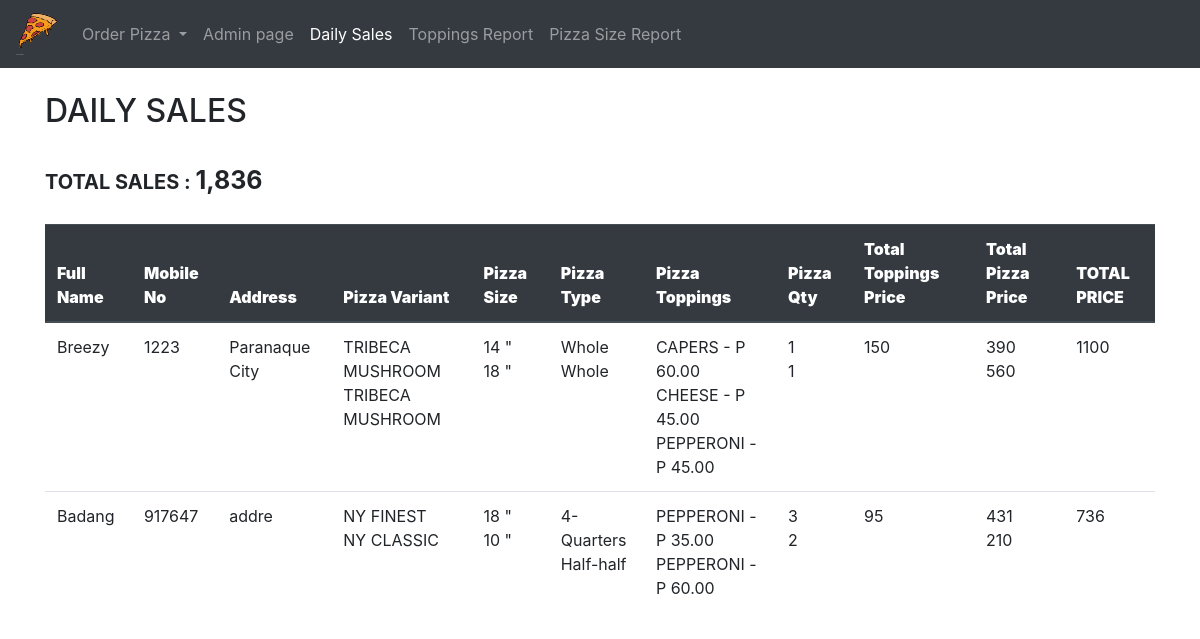
Page /dailysales.php on the committed database.
### tables this page shows
CREATE TABLE IF NOT EXISTS `pizza_order` (
  `order_id` int(11) NOT NULL,
  `order_code` varchar(255) NOT NULL,
  `order_variant` int(11) NOT NULL,
  `order_size` int(11) NOT NULL,
  `order_qty` int(11) NOT NULL,
  `order_category` int(11) NOT NULL,
  `order_price` decimal(11,0) NOT NULL,
  `order_date` datetime NOT NULL,
  `order_status` int(11) NOT NULL,
  `order_class` int(11) NOT NULL
);

CREATE TABLE IF NOT EXISTS `pizza_customer` (
  `customer_id` int(11) NOT NULL,
  `customer_name` varchar(255) NOT NULL,
  `customer_mobile` bigint(20) NOT NULL,
  `customer_address` longtext NOT NULL,
  `customer_code` varchar(255) NOT NULL
);

CREATE TABLE IF NOT EXISTS `pizza_info` (
  `info_id` int(11) NOT NULL,
  `info_name` varchar(255) NOT NULL,
  `info_class` int(11) NOT NULL
);

CREATE TABLE IF NOT EXISTS `pizza_toppings` (
  `toppings_id` int(11) NOT NULL,
  `toppings_code` varchar(255) NOT NULL,
  `toppings_variant` int(11) NOT NULL,
  `toppings_option` int(11) NOT NULL,
  `toppings_price` decimal(11,2) NOT NULL
);

### dailysales.php (the view, shortened to what this page needs)
<?php
include('db_conf.php');
?>
<!DOCTYPE html>
<html lang="en">
<head>
	<link rel="stylesheet" href="https://maxcdn.bootstrapcdn.com/bootstrap/4.3.1/css/bootstrap.min.css">
</head>
<body>
	<nav class="navbar navbar-expand-sm bg-dark navbar-dark fixed-top-2">
		<a class="navbar-brand" href="index.php"><img src="pizza.png" alt="Smiley face" height="42" width="42"></a>
		<ul class="navbar-nav">
			<li class="nav-item dropdown ">
				<a class="nav-link dropdown-toggle" href="#" id="navbardrop" data-toggle="dropdown">
					Order Pizza
				</a>
			</li>
			<li class="nav-item ">
				<a class="nav-link" href="admin.php">Admin page</a>
			</li>
			<li class="nav-item active">
				<a class="nav-link" href="dailysales.php">Daily Sales</a>
			</li>
			<li class="nav-item">
				<a class="nav-link" href="toppingsreport.php">Toppings Report</a>
			</li>
			<li class="nav-item">
				<a class="nav-link" href="pizzasize.php">Pizza Size Report</a>
			</li>
		</ul>
	</nav>
	<div class="container">
		<br>
		<h2>DAILY SALES</h2>
		<br>
		<span style="font-size: 20px;font-weight: bold">TOTAL SALES : </span><span id="totsales"></span>
		<br><br>
		<?php
		function getSize($id){
			if($id == 1){
				return '10 "';
			}
			if($id == 2){
				return '14 "';
			}
			if($id == 3){
				return '18 "';
			}
		}
		function getTypee($id){
			if($id == 1){
				return 'Whole';
			}
			if($id == 2){
				return 'Half-half';
			}
			if($id == 3){
				return '4-Quarters';
			}
		}
		function getName($conn,$id){
			$sql = "SELECT a.info_name as info_name FROM pizza_info a
			Where a.info_id = '".$id."'";
			$result = mysqli_query($conn, $sql);
			while($row = mysqli_fetch_assoc($result)){
				return $row['info_name'];
			}
		}
		function getfullName($conn,$id){
			$sql = "SELECT a.customer_name as customer_name FROM pizza_customer a
			Where a.customer_mobile = '".$id."'";
			$result = mysqli_query($conn, $sql);
			while($row = mysqli_fetch_assoc($result)){
				return $row['customer_name'];
			}
		}
		function getmobileno($conn,$id){
			$sql = "SELECT a.customer_mobile as customer_mobile FROM pizza_customer a
			Where a.customer_mobile = '".$id."'";
			$result = mysqli_query($conn, $sql);
			while($row = mysqli_fetch_assoc($result)){
				return $row['customer_mobile'];
			}
		}
		function getAddress($conn,$id){
			$sql = "SELECT a.customer_address as customer_address FROM pizza_customer a
			Where a.customer_mobile = '".$id."'";
			$result = mysqli_query($conn, $sql);
			while($row = mysqli_fetch_assoc($result)){
				return $row['customer_address'];
			}
		}
		function getToppings($conn,$code){
			$result = mysqli_query($conn, "SELECT * FROM pizza_toppings where toppings_code = '".$code."'  ");
			while($row = mysqli_fetch_assoc($result)){
				echo getName($conn,$row['toppings_option']) ." - P ".$row['toppings_price'];
				echo "<br>";
			}
		}
		function getVariant($conn,$code){
			$result = mysqli_query($conn, "SELECT * FROM pizza_order where order_code = '".$code."' ");
			while($row = mysqli_fetch_assoc($result)){
				echo getName($conn,$row['order_variant']);
				echo "<br>";
			}
		}
		function getSizes($conn,$code){
			$result = mysqli_query($conn, "SELECT * FROM pizza_order where order_code = '".$code."' ");
			while($row = mysqli_fetch_assoc($result)){
				echo getSize($row['order_size']);
				echo "<br>";
			}
		}
		function getcategory($conn,$code){
			$result = mysqli_query($conn, "SELECT * FROM pizza_order where order_code = '".$code."' ");
			while($row = mysqli_fetch_assoc($result)){
				echo getTypee($row['order_category']);
				echo "<br>";
			}
		}
		function getQty($conn,$code){
			$result = mysqli_query($conn, "SELECT * FROM pizza_order where order_code = '".$code."' ");
			while($row = mysqli_fetch_assoc($result)){
				echo $row['order_qty'];
				echo "<br>";
			}
		}
		function getSumpizza($conn,$code){
			$result = mysqli_query($conn, "SELECT * FROM pizza_order where order_code = '".$code."' ");
			while($row = mysqli_fetch_assoc($result)){
				echo $row['order_price'];
				echo "<br>";
			}
		}
		function getSumpizzas($conn,$code){
			$result = mysqli_query($conn, "SELECT sum(order_price) as order_price FROM pizza_order where order_code = '".$code."' ");
			while($row = mysqli_fetch_assoc($result)){
				return $row['order_price'];
			}
		}
		function getToppingsSum($conn,$code){
			$result = mysqli_query($conn, "SELECT sum(toppings_price) as toppings_price FROM pizza_toppings where toppings_code = '".$code."' ");
			while($row = mysqli_fetch_assoc($result)){
				return intVal($row['toppings_price']);
			}
		}
		?>
		<table class="table">
			<thead class="thead-dark">
				<th><strong>Full Name</strong></th>
				<th><strong>Mobile No</strong></th>
				<th><strong>Address</strong></th>
				<th><strong>Pizza Variant</strong></th>
				<th><strong>Pizza Size</strong></th>
				<th><strong>Pizza Type</strong></th>
				<th><strong>Pizza Toppings</strong></th>
				<th><strong>Pizza Qty</strong></th>
				<th><strong>Total Toppings Price</strong></th>
				<th><strong>Total Pizza Price</strong></th>
				<th><strong>TOTAL PRICE</strong></th>
			</thead>
			<?php
			$infoextrassss = 0.0;
			$result = mysqli_query($conn, "SELECT * FROM pizza_order where order_status = 1 group by order_code ");
			while($row = mysqli_fetch_assoc($result)){
				$infoextrassss += getSumpizzas($conn, $row['order_code']) + getToppingsSum($conn, $row['order_code']);
				?>
				<tr>
					<td><?php echo getfullName($conn,$row['order_code']) ?></td>
					<td><?php echo getmobileno($conn,$row['order_code']) ?></td>
					<td><?php echo getAddress($conn,$row['order_code']) ?></td>
					<td><?php echo getVariant($conn, $row['order_code'])?></td>
					<td><?php echo getSizes($conn,$row['order_code'])?></td>
					<td><?php echo getcategory($conn,$row['order_code'])?></td>
					<td><?php getToppings($conn, $row['order_code'])?></td>
					<td><?php echo getQty($conn, $row['order_code'])?></td>
					<td><?php echo getToppingsSum($conn, $row['order_code']) ?></td>
					<td><?php echo getSumpizza($conn, $row['order_code']) ?></td>
					<td><?php echo getSumpizzas($conn, $row['order_code']) + getToppingsSum($conn, $row['order_code']) ?></td>
					<?php
				}
			?>
			</table>
		</div>
	</body>
	</html>

### rows in the picture
pizza_order: order_code.customer_name "Breezy", order_code.customer_mobile "1223", order_code.customer_address "Paranaque City", order_variant.info_name "TRIBECA MUSHROOM", order_size "14 \"", order_category "Whole", order_qty "1", order_code "150", order_price "390", order_code "1100"
pizza_order: order_variant.info_name "TRIBECA MUSHROOM", order_size "18 \"", order_category "Whole", order_qty "1", order_price "560"
pizza_toppings: toppings_option.info_name "CAPERS", toppings_price "60.00"
pizza_toppings: toppings_option.info_name "CHEESE", toppings_price "45.00"
pizza_toppings: toppings_option.info_name "PEPPERONI", toppings_price "45.00"
pizza_order: order_code.customer_name "Badang", order_code.customer_mobile "917647", order_code.customer_address "addre", order_variant.info_name "NY FINEST", order_size "18 \"", order_category "4-Quarters", order_qty "3", order_code "95", order_price "431", order_code "736"
pizza_order: order_variant.info_name "NY CLASSIC", order_size "10 \"", order_category "Half-half", order_qty "2", order_price "210"
pizza_toppings: toppings_option.info_name "PEPPERONI", toppings_price "35.00"
pizza_toppings: toppings_option.info_name "PEPPERONI", toppings_price "60.00"
